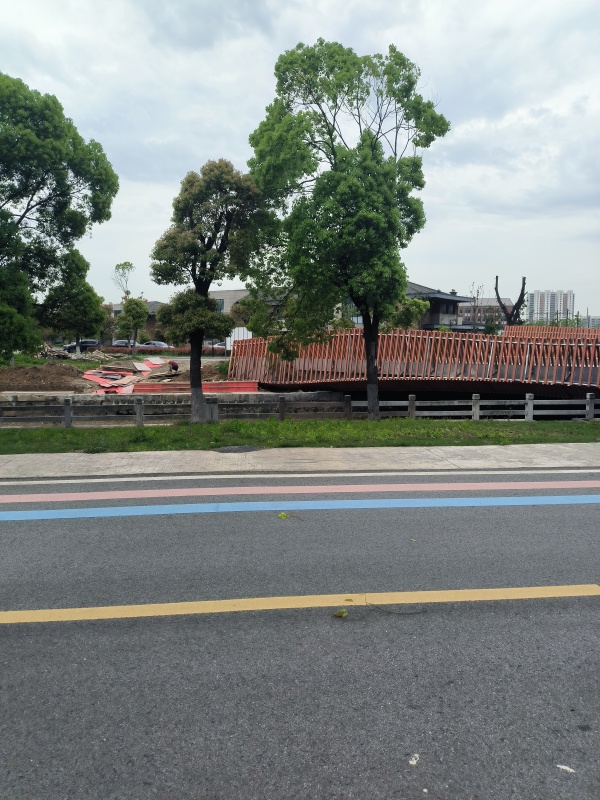
#> input picture 计算机视觉实践-练习1/jpgs/1.jpg, 600 x 800 px
$ jupyter execute --allow-errors '作业1.ipynb'
#> lines starting #> are read from the running program, lines starting #| are printed output that depends on the picture; after the words box and inside, x2 and y2 are one past the last pixel; in counts of white or black regions, pixels touching at a corner belong together
为了实现图像拼接程序。我将按照以下步骤进行测试。

1. 提取图片SIFT特征
2. 对两张图片进行特征匹配
3. 对两张图片进行拼接
4. 优化拼接后的结果
5. 合并拼接后的图片

步骤1 ： 提取图像SIFT特征，并且进行显示

[cell 1]
import numpy as np
import cv2
import matplotlib.pyplot as plt


def extract_features(img, threshold=0.04):
    # 初始化SIFT检测器
    sift = cv2.SIFT_create(contrastThreshold=threshold)

    #gray = cv2.cvtColor(img, cv2.COLOR_BGR2GRAY)
    # 检测关键点和计算描述符
    keypoints, descriptors = sift.detectAndCompute(img, None)

    return keypoints, descriptors


# Load the image
image = cv2.imread("jpgs/1.jpg")
#> image is the input picture: shape (800, 600, 3); mean B, G, R 129.1, 132.5, 126.7
keypoints,_ = extract_features(image)
#> in extract_features, `keypoints, descriptors = sift.detectAndCompute(img, None)`: keypoints = 2463 keypoints; strongest (x, y, size): (206, 240, 2.1), (208, 266, 2.4), (190, 268, 1.9), (214, 247, 2.4)
# Draw keypoints on the image
cv2.drawKeypoints(image, keypoints, image, flags=cv2.DRAW_MATCHES_FLAGS_DEFAULT)
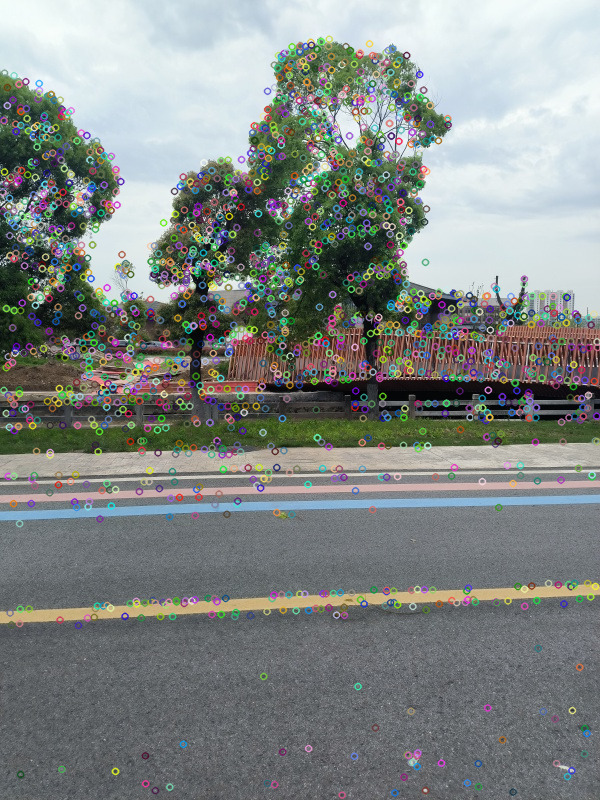
#> image: shape (800, 600, 3); 17.27% of pixels changed, all inside (x1, y1, x2, y2) = (0, 35, 600, 800)
cv2.imwrite("sift_keypoints.jpg", image)
plt.imshow(image)
plt.axis("off")
plt.show()

步骤2：对两张图片进行特征匹配

[cell 2]
import cv2


def match_images(img1, img2):

    # Detect keypoints and compute descriptors for both images
    keypoints1, descriptors1 = extract_features(img1)
    keypoints2, descriptors2 = extract_features(img2)

    # Initialize FLANN matcher
    FLANN_INDEX_KDTREE = 1
    index_params = dict(algorithm=FLANN_INDEX_KDTREE, trees=5)
    search_params = dict(checks=50)
    flann = cv2.FlannBasedMatcher(index_params, search_params)

    # Match descriptors using KNN matching
    matches = flann.knnMatch(descriptors1, descriptors2, k=2)

    # Apply Lowe's ratio test to filter good matches
    good_matches = []
    for m, n in matches:
        if m.distance < 0.7 * n.distance:
            good_matches.append(m)

    # Draw matches
    # matched_img = cv2.drawMatches(
    #     img1,
    #     keypoints1,
    #     img2,
    #     keypoints2,
    #     good_matches,
    #     None,
    #     flags=cv2.DrawMatchesFlags_NOT_DRAW_SINGLE_POINTS,
    # )

    return good_matches


# [8 lines of commented-out code are left out]

步骤3：对两张图片进行拼接

通过使用之前匹配的关键点对，可以估计两张图片之间的几何变换。具体做法是通过匹配点寻找一个单应性矩阵，用来对齐坐标系。

[cell 3]
import cv2
import numpy as np


def stitch_images(img1,img2):

    # 提取特征点和计算描述符
    sift = cv2.SIFT_create(contrastThreshold=0.04)

    # 检测关键点和计算描述符
    keypoints1, descriptors1 = sift.detectAndCompute(img1, None)
    keypoints2, descriptors2 = sift.detectAndCompute(img2, None)

    # 匹配特征点
    matches_all = []
    good_matches = match_images(img1,img2)
    matches_all.append(good_matches)

    # 使用单应性矩阵拼接图片
    src_pts = np.float32([keypoints1[m.queryIdx].pt for m in good_matches]).reshape(-1,1,2)
    dst_pts = np.float32([keypoints2[m.trainIdx].pt for m in good_matches]).reshape(-1,1,2)

    # 计算单应性矩阵
    M, mask = cv2.findHomography(src_pts, dst_pts, cv2.RANSAC, maxIters=2000)
    print(M)
    M_inv = np.linalg.inv(M)
    # 归一化矩阵，将每个元素除以最后一个元素
    M_inv /= M_inv[-1, -1]

    print(M_inv)
    # 对img1应用单应性变换
    warpimg = cv2.warpPerspective(
        img2, np.linalg.inv(M), (img1.shape[1] + img2.shape[1], img2.shape[0])
    )
    cv2.imwrite("warpimg.jpg", warpimg)
    warpimg[0:img1.shape[0], 0:img1.shape[1]] = img1
    return warpimg


# 示例用法：

img1 = cv2.imread("jpgs/1.jpg")
img2 = cv2.imread("jpgs/2.jpg")
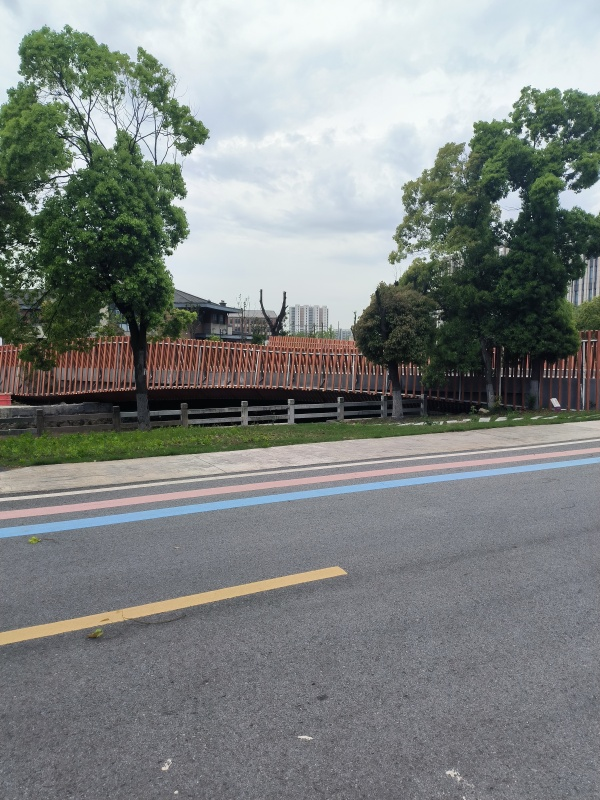
#> input picture 计算机视觉实践-练习1/jpgs/2.jpg, 600 x 800 px
#> img2 is the input picture: shape (800, 600, 3); mean B, G, R 130.9, 132.5, 127.8

stitched_image = stitch_images(img1,img2)
#> in stitch_images, `keypoints1, descriptors1 = sift.detectAndCompute(img1, None)`: keypoints1 has the same summary as keypoints in extract_features
#> in stitch_images, `keypoints2, descriptors2 = sift.detectAndCompute(img2, None)`: keypoints2 = 2333 keypoints; strongest (x, y, size): (510, 207, 19.3), (68, 262, 2.1), (493, 224, 3.2), (8, 226, 2.2)
#> in match_images, `keypoints1, descriptors1 = extract_features(img1)`: keypoints1 has the same summary as keypoints in extract_features
#> in extract_features (call 3), `keypoints, descriptors = sift.detectAndCompute(img, None)`: keypoints has the same summary as keypoints2 in stitch_images
#> in match_images, `matches = flann.knnMatch(descriptors1, descriptors2, k=2)`: matches = 2463 matches
#> after the loop in match_images, `for m, n in matches:`: good_matches = 338 matches
#> in stitch_images, `src_pts = np.float32([keypoints1[m.queryIdx].pt for m in good_matches]..`: src_pts = 338 rows, first 8: [30.83, 503], [49.67, 425], [59.59, 619.5], [61.33, 108.8], [70.14, 481.2], [88.93, 501], [107.7, 215.8], [115.1, 489.1]
#> in stitch_images, `dst_pts = np.float32([keypoints2[m.trainIdx].pt for m in good_matches]..`: dst_pts = 338 rows, first 8: [65.44, 503], [455, 421.1], [337, 442], [452.6, 143.6], [283, 471], [65.44, 503], [475.1, 125.2], [65.44, 503]
#> in stitch_images, `M, mask = cv2.findHomography(src_pts, dst_pts, cv2.RANSAC, maxIters=20..`: M = [[1.57, 0.0845, -420.7], [0.319, 1.44, -131.3], [0.000884, 0.000127, 1]]; mask = 338 values, max 1 at index 14, min 0 at index 0, mean 0.722
#| [[ 1.57062534e+00  8.44531404e-02 -4.20652804e+02]
#|  [ 3.19409219e-01  1.44426901e+00 -1.31305752e+02]
#|  [ 8.84383675e-04  1.27074389e-04  1.00000000e+00]]
#> in stitch_images, `M_inv = np.linalg.inv(M)`: M_inv = [[0.526, -0.0496, 214.7], [-0.157, 0.699, 25.87], [-0.000445, -4.5e-05, 0.807]]
#> in stitch_images, `M_inv /= M_inv[-1, -1]`: M_inv = [[0.652, -0.0615, 266.1], [-0.194, 0.867, 32.07], [-0.000552, -5.57e-05, 1]]
#| [[ 6.51795663e-01 -6.15264874e-02  2.66100892e+02]
#|  [-1.94310689e-01  8.66698258e-01  3.20651304e+01]
#|  [-5.51745532e-04 -5.57221305e-05  1.00000000e+00]]
#> in stitch_images, `warpimg = cv2.warpPerspective( img2, np.linalg.inv(M), (img1.shape[1] ..`:
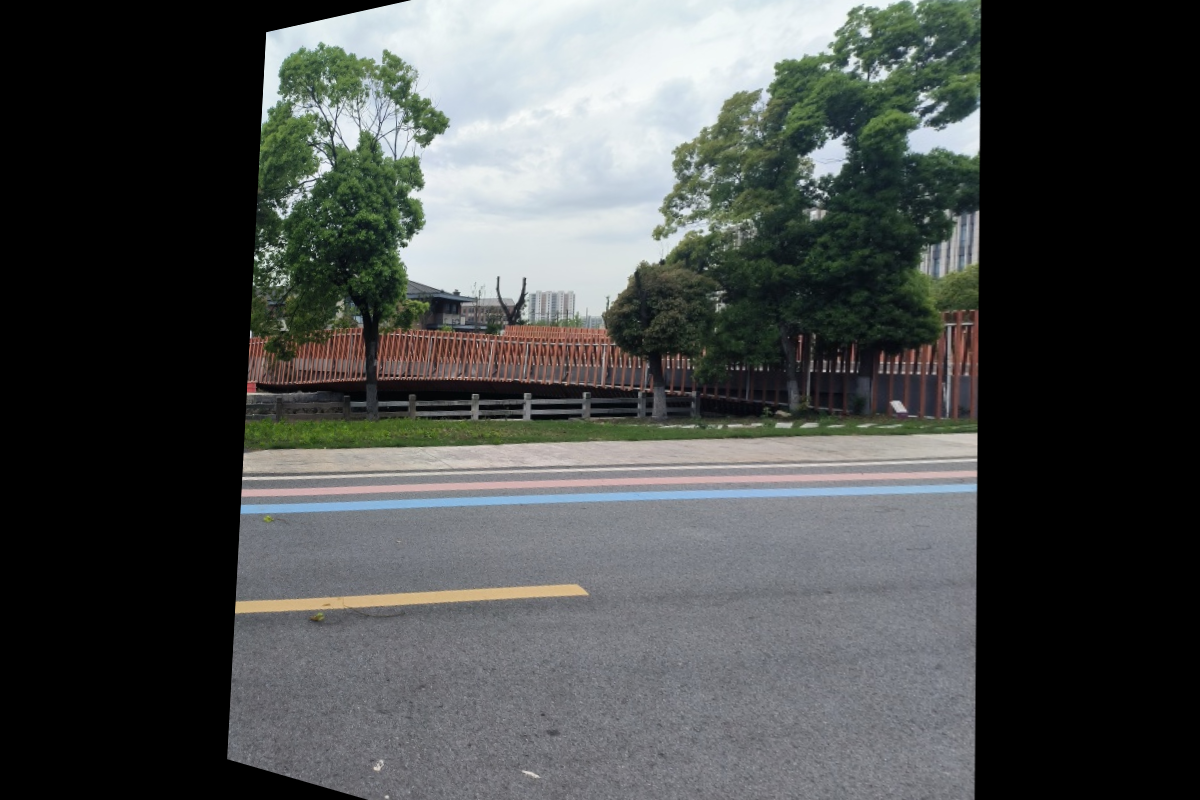
#> warpimg: shape (800, 1200, 3); mean B, G, R 75.6, 76.4, 73.6
#> in stitch_images, `warpimg[0:img1.shape[0], 0:img1.shape[1]] = img1`:
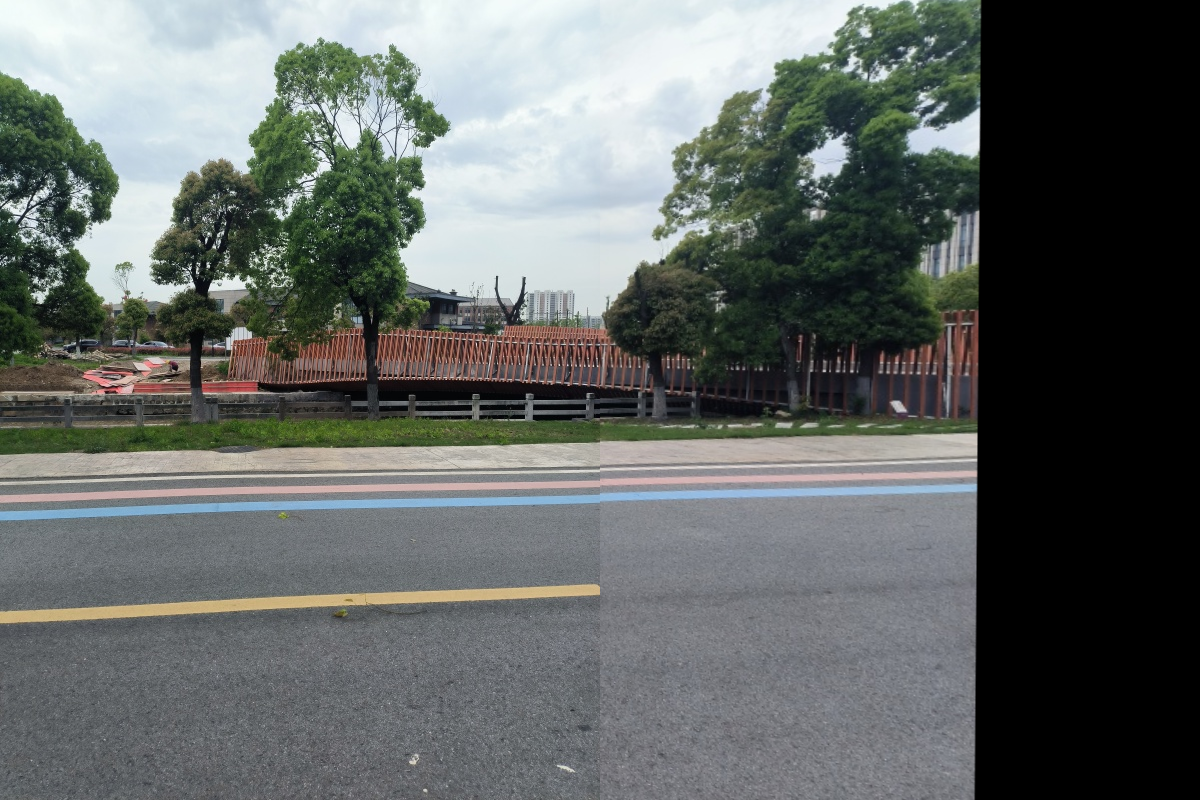
#> warpimg: shape (800, 1200, 3); mean B, G, R 101.8, 103.7, 99
stitched_image = cv2.cvtColor(stitched_image, cv2.COLOR_BGR2RGB)
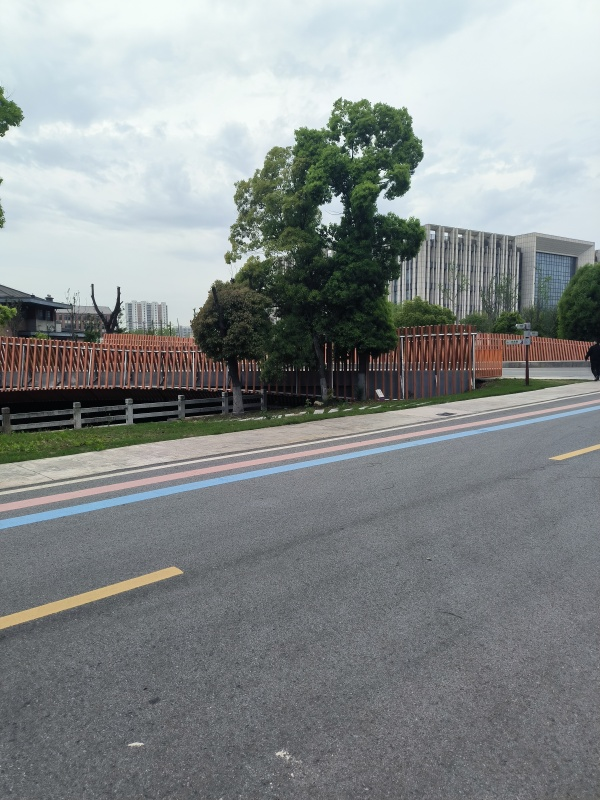
#> input picture 计算机视觉实践-练习1/jpgs/3.jpg, 600 x 800 px, found by its file name
#> further down, img2 is the input picture: shape (800, 600, 3); mean B, G, R 141.2, 140.9, 135.6
plt.imshow(stitched_image), plt.show()

步骤四：优化拼接边界。上面的程序直接拼接图像导致边界处割裂比较明显，接下来采用代码进行优化.采用的方法为线性混合，同时去除黑边。

[[ 6.73980554e-01 -3.09658031e-02  2.62202087e+02]
 [-1.98580607e-01  9.10010880e-01  2.68945477e+01]
 [-5.65260637e-04  2.45190121e-05  1.00000000e+00]]

[cell 4]
import numpy as np
import cv2

# 图像融合
# [117 lines left out: functions warp, removeBlackBorder, linearBlending, not called in this run]


#> (the rest of this cell did not finish here and is left out)
